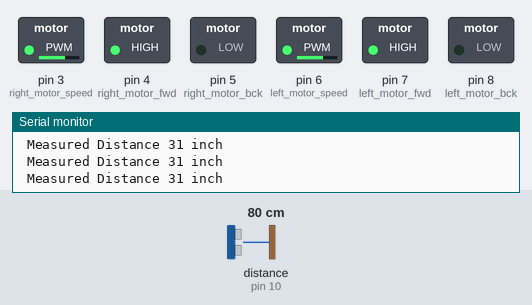
A sketch run on a simulated Arduino Uno, built with avr-gcc and run on an emulated ATmega328P. Parts: switched loads named in the sketch (green lamp = pin HIGH), the last lines printed to the serial monitor. Wiring (inferred from the names in the program): ultrasonic range finder: trigger pin 9; echo pin 10. The test bench sets the inputs (shaded band); at power-on: distance to the obstacle (sensor on pin 10) 80 cm. The echo pulse lasts 58.3 µs per cm; pins used as bus, display or sensor lines are not drawn.

Above: at 1.2 s.
1.3 s: distance to the obstacle (sensor on pin 10) set to 26 cm
4.3 s: distance to the obstacle (sensor on pin 10) set to 21 cm
At 5.1 s:
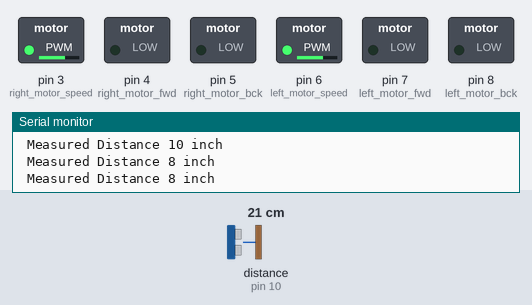
5.9 s: distance to the obstacle (sensor on pin 10) set to 18 cm
At 6.7 s:
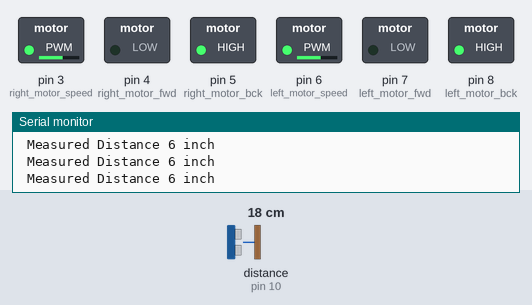
7.7 s: distance to the obstacle (sensor on pin 10) set to 35 cm
At 8.5 s:
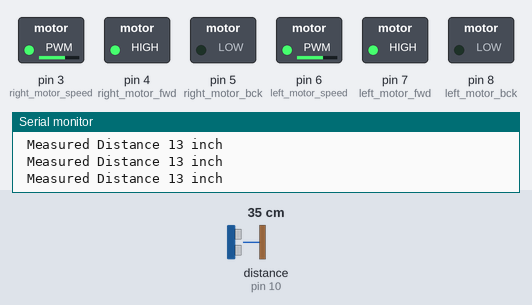
9.3 s: distance to the obstacle (sensor on pin 10) set to 2 cm
At 10.2 s:
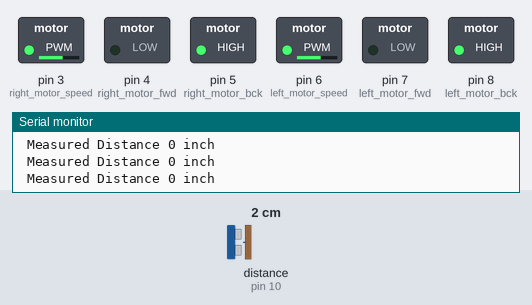
Timing chart, 0 to 11.8 s (numbered marks = the images above; inputs shaded):
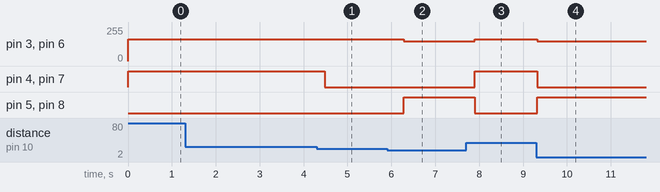

The sketch:

sonic_car_objective_1.ino
```cpp
// Constants
#define triggerPin  9
#define echoPin    10
#define unitIncm    1
#define unitIninch  2

#define left_motor_speed 6
#define left_motor_fwd   7
#define left_motor_bck   8

#define right_motor_speed 3
#define right_motor_fwd   4
#define right_motor_bck   5

// Function prototypes. We use this to list the functions the loop function will use
long measure_distance ( int option );
void march_forward( int duration );
void stop_car( int duration );
void left( int duration );
void spin_left(int duration);
void right(int duration);
void spin_right( int duration );
void march_backwards(int duration);

// Global variables
long measured_distance, duration;

void setup() {

  // put your setup code here, to run once:

  //Serial Port begin
  Serial.begin (9600);

  //Define inputs and outputs
  pinMode( triggerPin, OUTPUT);
  pinMode(    echoPin, INPUT);

  pinMode( left_motor_speed , OUTPUT );
  pinMode( left_motor_fwd   , OUTPUT );
  pinMode( left_motor_bck   , OUTPUT );

  pinMode( right_motor_speed , OUTPUT );
  pinMode( right_motor_fwd   , OUTPUT );
  pinMode( right_motor_bck   , OUTPUT );

}

void loop() {
  // put your main code here, to run repeatedly:

  int set_distance = 8;

  measured_distance = measure_distance( unitIninch );

  Serial.print(" Measured Distance ");
  Serial.print( measured_distance );
  Serial.print(" inch");
  Serial.println();


if (measured_distance < set_distance) {

  march_backwards(1);


}

else if (measured_distance > set_distance) {

  march_forward(1);

}

else {

  stop_car(5);
}

  delay(100);

}


// **********************************************************************************
// **********************************************************************************
// **********************************************************************************
// ***********************          FUNCTIONS        ********************************

long measure_distance ( int option )
{
  // Input: option: chooses physical units for distance
  //                option = 1           : distance in cm
  //                option = 2           : distance in inches
  //                option = other value : distance in cm (default)

  long transit_time, dcm, dinch;

  // 1) Send a short LOW pulse to ensure a clean HIGH pulse:
  digitalWrite(triggerPin, LOW);
  delayMicroseconds(5);
  // 2) Start the HIGH pulse and keep it for 10 us (microseconds)
  digitalWrite(triggerPin, HIGH);
  delayMicroseconds(10);
  // 3) End the pulse
  digitalWrite(triggerPin, LOW);

  // Read the signal from the ultrasonic sensor:
  // A HIGH pulse with transit_time equal the time (in microseconds)
  // from the sending if the wave to the
  // reception of its echo off of an object.
  transit_time = pulseIn(echoPin, HIGH);

  // Convert time to distance
  // Hint: the speed of sound in air at 20 degree Celsius is 343 m/s
  //
  // Conversion: 343 m/s * 100cm/1m * 1s/1,000,000us = 343 x 10^-4 = 0.0343 cm/us
  // transit_time : is the transit time in microseconds. The measured distance is
  //                covered in half this time
  //
  // So the equation is:
  //
  //  distance(cm) = (transit_time/2) x ( Speed of Sound in air )

  dcm     = (transit_time/2) / 29.1;     // Multiply by 0.0343 or divide by 29.1
  dinch   = (transit_time/2) / 74;       // Multiply by 0.0135 or divide by 74

  if ( option == 2 )
    return dinch;
  else
    return dcm;

}

// ----------------------------------------------------------------------------------
// ----------------------------------------------------------------------------------
// ----------------------------------------------------------------------------------

void march_forward( int duration )     //
{
  // Controlling right motor
  digitalWrite( right_motor_fwd   ,HIGH );  //
  digitalWrite( right_motor_bck   ,LOW );
  analogWrite(  right_motor_speed ,165 );

  // Controlling left motor
  digitalWrite( left_motor_fwd    ,HIGH);  //
  digitalWrite( left_motor_bck    ,LOW);
  analogWrite(  left_motor_speed  ,165 );

  delay(duration * 100);   //
}

// ----------------------------------------------------------------------------------
// ----------------------------------------------------------------------------------
// ----------------------------------------------------------------------------------

void stop_car( int duration )  //
{
  // Stop Right Motor
  digitalWrite(right_motor_fwd,LOW);
  digitalWrite(right_motor_bck,LOW);

  // Stop Left Motor
  digitalWrite(left_motor_fwd,LOW);
  digitalWrite(left_motor_bck,LOW);
  delay(duration * 100);//
}

// ----------------------------------------------------------------------------------
// ----------------------------------------------------------------------------------
// ----------------------------------------------------------------------------------

void left( int duration )         //
{
  // Controlling Right Motor
  digitalWrite(  right_motor_fwd   , HIGH);  //
  digitalWrite(  right_motor_bck   , LOW);
  analogWrite(   right_motor_speed , 180);

  // Stopping Left Motor
  digitalWrite(  left_motor_fwd    , LOW);   //
  digitalWrite(  left_motor_bck    , LOW);
  analogWrite(   left_motor_speed  , 0);

  delay(duration * 100);  //
}


// ----------------------------------------------------------------------------------
// ----------------------------------------------------------------------------------
// ----------------------------------------------------------------------------------

void spin_left(int duration)         //
{
  // Controlling Right Motor
  digitalWrite(  right_motor_fwd   , HIGH);  //
  digitalWrite(  right_motor_bck   , LOW);
  analogWrite(   right_motor_speed , 200);

  // Controlling Left Motor
  digitalWrite(  left_motor_fwd    , LOW);   //
  digitalWrite(  left_motor_bck    , HIGH);
  analogWrite(   left_motor_speed  , 200);

  delay(duration * 100);  //
}

// ----------------------------------------------------------------------------------
// ----------------------------------------------------------------------------------
// ----------------------------------------------------------------------------------

void right(int duration)
{
  // Controlling Right Motor
  digitalWrite(   right_motor_fwd   , LOW);   //
  digitalWrite(   right_motor_bck   , LOW);
  analogWrite(    right_motor_speed , 0);

  // Controlling Left Motor
  digitalWrite(   left_motor_fwd    , HIGH);//
  digitalWrite(   left_motor_bck    , LOW);
  analogWrite(    left_motor_speed  , 200);

  delay(duration * 100);  //
}

// ----------------------------------------------------------------------------------
// ----------------------------------------------------------------------------------
// ----------------------------------------------------------------------------------

void spin_right( int duration )        //
{

  // Controlling Right Motor
  digitalWrite(  right_motor_fwd   , LOW );
  digitalWrite(  right_motor_bck   , HIGH);
  analogWrite(   right_motor_speed , 150);

  // Controlling Left Motor
  digitalWrite(  left_motor_fwd    , HIGH);
  digitalWrite(  left_motor_bck    , LOW);
  analogWrite(   left_motor_speed  , 150);

  delay(duration * 100);  //
}

// ----------------------------------------------------------------------------------
// ----------------------------------------------------------------------------------
// ----------------------------------------------------------------------------------

void march_backwards(int duration)          //
{

  // Controlling Right Motor
  digitalWrite(  right_motor_fwd   , LOW);  //
  digitalWrite(  right_motor_bck   , HIGH);
  analogWrite(   right_motor_speed , 150);

  // Controlling Left Motor
  digitalWrite(  left_motor_fwd    , LOW);  //
  digitalWrite(  left_motor_bck    , HIGH);
  analogWrite(   left_motor_speed  , 150);

  delay(duration * 100);     //
}
```

Measured:
- the behaviour switches between 24 and 23 cm on distance to the obstacle (sensor on pin 10) (found by bisection; images 0 and 1)
- the behaviour switches between 21 and 20 cm on distance to the obstacle (sensor on pin 10) (found by bisection; images 1 and 2)
- after the input at 4.3 s, pin 4 (right_motor_fwd), pin 7 (left_motor_fwd): HIGH → LOW after 0.18 s
- after the input at 5.9 s, pin 3 (right_motor_speed), pin 6 (left_motor_speed): 165/255 → 150/255 after 0.38 s; pin 5 (right_motor_bck), pin 8 (left_motor_bck): LOW → HIGH after 0.38 s
- after the input at 7.7 s, pin 3 (right_motor_speed), pin 6 (left_motor_speed): 150/255 → 165/255 after 0.20 s; pin 4 (right_motor_fwd), pin 7 (left_motor_fwd): LOW → HIGH after 0.20 s; pin 5 (right_motor_bck), pin 8 (left_motor_bck): HIGH → LOW after 0.20 s
- after the input at 9.3 s, pin 3 (right_motor_speed), pin 6 (left_motor_speed): 165/255 → 150/255 at once; pin 4 (right_motor_fwd), pin 7 (left_motor_fwd): HIGH → LOW at once; pin 5 (right_motor_bck), pin 8 (left_motor_bck): LOW → HIGH at once
